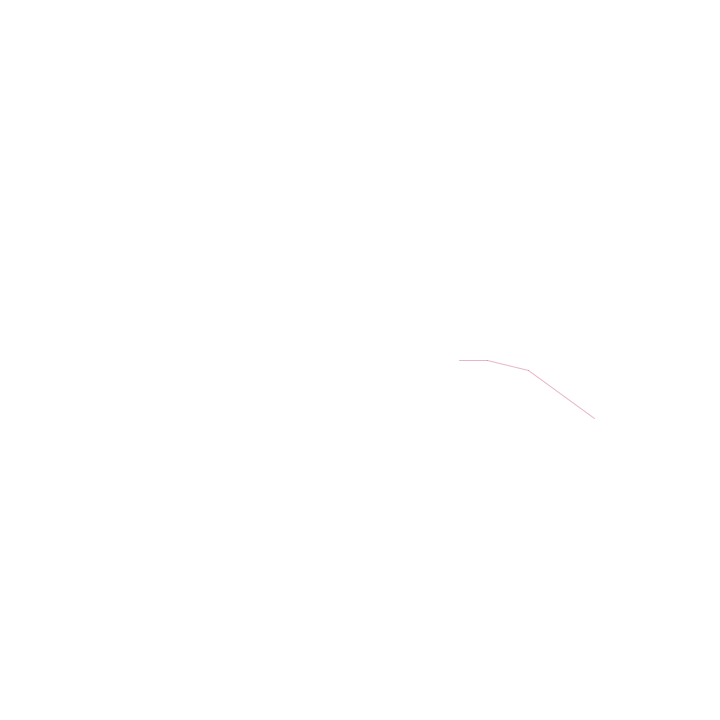
Frame 1 (no input)
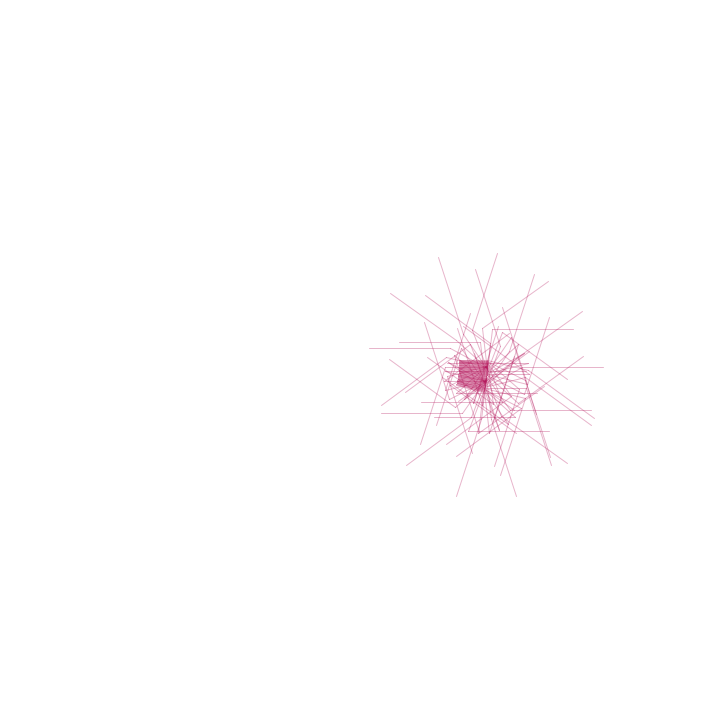
Frame 60 (the mouse pressed at the canvas centre just before this capture)
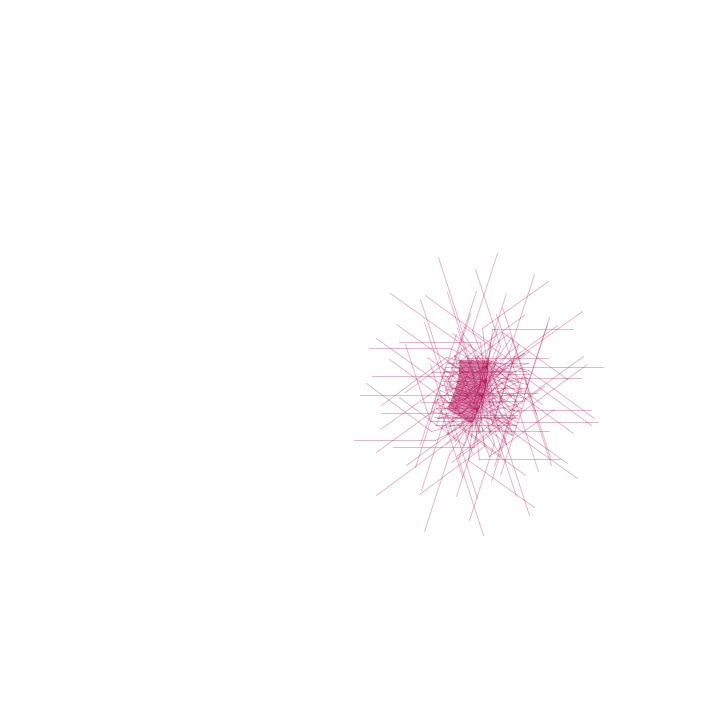
Frame 120 (the mouse held since frame 60 and released just before this capture)

The Processing sketch that drew these frames (run headless with seeded random() and noise(); from frame 60 on, the mouse is pressed at the canvas centre):

// Processing sketch: processing_154080
// ── processing_154080.pde

float raggio1 = 100;
float raggio2 = 28;
float raggio3 = 42;
float raggio4 = 81;
 
float passoAngolo1 = PI/739;
float passoAngolo2 = PI/717;
float passoAngolo3 = PI/13;
float passoAngolo4 = PI/5;
 
float drawRate = 1;


 
void setup()
{
  size(720,720);
  stroke(0,40);
  background(255);
}
 
void draw ()
{
  float c1x = 360;
  float c1y = 360;
   
  float angolo1 = frameCount*passoAngolo1;
  float c2x = c1x + cos(angolo1)*raggio1;
  float c2y = c1y + sin(angolo1)*raggio1;
   
  float angolo2 = frameCount*passoAngolo2;
  float c3x = c2x + cos(angolo2)*raggio2;
  float c3y = c2y + sin(angolo2)*raggio2;
   
  float angolo3 = frameCount*passoAngolo3;
  float c4x = c3x + cos(angolo3)*raggio3;
  float c4y = c3y + sin(angolo3)*raggio3;
   
  float angolo4 = frameCount*passoAngolo4;
  float c5x = c4x + cos(angolo4)*raggio4;
  float c5y = c4y + sin(angolo4)*raggio4;
   
float a =c1x/2;
  float b = c1y/4;
stroke(a, 20, b, 80);


  line(c2x,c2y, c3x,c3y);
  line(c3x,c3y, c4x,c4y);
  line(c4x,c4y, c5x,c5y);
 
  if (drawRate < 120) {
    drawRate *= 1.07;
    frameRate(drawRate);
    
 

  }
}
 
void mouseClicked()
{
  raggio1 = random(310)+10;
  raggio2 = random(320-raggio1)+10;
  raggio3 = random(330-raggio1-raggio2)+10;
  raggio4 = random(340-raggio1-raggio2-raggio3)+10;
 
  passoAngolo1 = random(0.001,0.2);
  passoAngolo2 = random(0.001,0.2);
  passoAngolo3 = random(0.001,0.2);
  passoAngolo4 = random(0.001,0.2);
   
  background(255);
  drawRate = 1;
}
